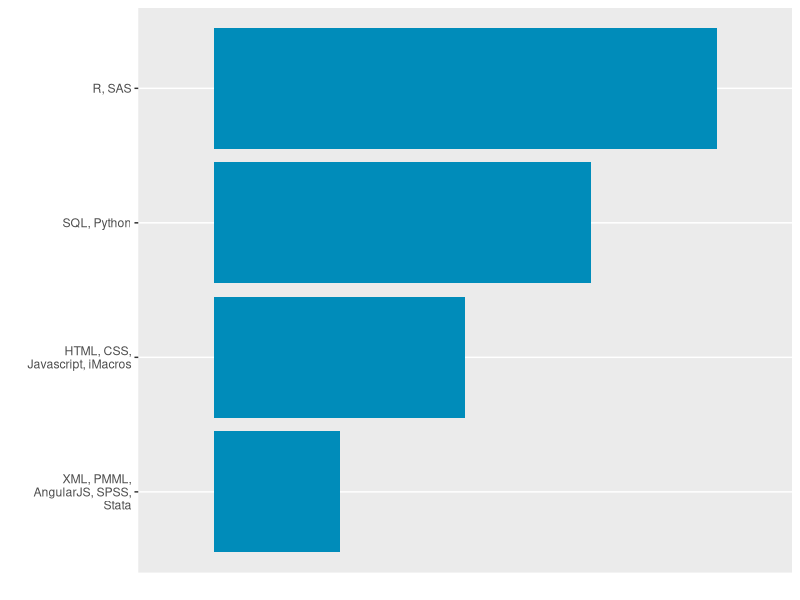

Recreate this plot in R.
require(ggplot2)

# create data
skills <- data.frame(dominio=c(1,2,3,4), 
                     linguagem=factor(
                       c("XML, PMML,\nAngularJS, SPSS,\nStata", 
                         "HTML, CSS,\nJavascript, iMacros", 
                         "SQL, Python", 
                         "R, SAS")))

# reorder factor levels
skills$linguagem <- factor(skills$linguagem, levels(skills$linguagem)[c(4,1,3,2)])

# create labels
labels <- c("", "I've been there", "Confortable", "Very\nconfortable", "Expert")

# plot data
ggplot(skills, aes(linguagem, dominio)) + geom_bar(stat="identity", fill="#008CBA") + coord_flip() +
  scale_y_discrete(labels=labels) + xlab("") + ylab("")
